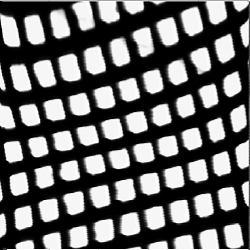
#> input picture Image Processing/Good for Import/Init_250.bmp, 250 x 250 px
$ python 'Image Process White.py'
#> lines starting #> are read from the running program, lines starting #| are printed output that depends on the picture
# The program will take in a slightly warped grid and output a true grid by remapping every point.
# It will locate every white region and grab the upper-right most point of that region.
# This yields a "grid" of points that is slightly warped.
#
# Simply do an exhaustive search of all the lowest potential grids to find the ideal
#
# This whole transform generates an LUT of each region's centroid, and
# linear interpolation is used to transform the image for all future samples.

# Note: doesn't work on MacOS for some reason, only Windows. Have not tested on Linux.

import numpy as np
import scipy.interpolate as inter
from scipy import ndimage as ndi
import skimage as ski
import skimage.morphology as morph
import matplotlib.pyplot as plt

squarewidth = 20
squaredist = 5
img_size = 250


# rotated, streched, offset grid parameters (close to ideal): (35, 26, 10, 15, 15, 0)

class RegionFinder:
    def __init__(self):
        fig, self.axes = plt.subplots(1, 3)
        self.init = ski.io.imread('Init_250.bmp', as_gray=True)
#> self.init is the input picture: shape (250, 250) float64; min 0, max 1, mean 0.413
        self.actinit = self.init

        self.axes[0].imshow(self.init, cmap=plt.cm.gray, interpolation='nearest')

        self.warpcenters = self.findWarpedCenters()
        xs = [x[1] for x in self.warpcenters]
        ys = [x[0] for x in self.warpcenters]
        self.axes[0].scatter(xs, ys, s=10)
        self.axes[2].scatter(xs, ys, s=10)

        # self.ideal = self.findGrid()
        self.ideal = self.getIdealGrid(35, 26, 10, 15, 15, 0)
        print(self.testGridLoss(35, 26, 10, 15, 15, 0))
        xss = [x[1] for x in self.ideal]
        yss = [x[0] for x in self.ideal]
        self.axes[0].scatter(xss, yss, s=10)

        # the axes get flipped because of weird coordinate shenanigans
        self.luty, self.lutx = self.generateMapping(self.warpcenters, self.ideal)
        self.init = self.convertPicture()
        # self.axes[1].imshow(ski.io.imread('whitesq.jpg', as_gray=True), cmap=plt.cm.gray)
        self.axes[1].imshow(self.init, cmap=plt.cm.gray)

        xsss = []
        ysss = []
        newb = []
        for i in range(len(xs)):
            xsss.append(int(xs[i] + self.lutx(xs[i], ys[i])))
            ysss.append(int(ys[i] + self.luty(xs[i], ys[i])))
            newb.append(int(self.actinit[int(xs[i]), int(ys[i])]))

        self.axes[1].scatter(xsss, ysss, s=10)

        fig, final = plt.subplots(1, 1)

        final.imshow(self.init, cmap=plt.cm.gray)

        plt.show()

    def findWarpedCenters(self):
        init = self.init
        elevation_map = ski.filters.sobel(init)
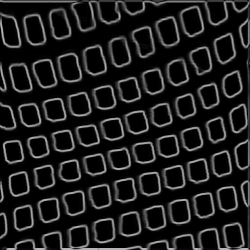
#> elevation_map: shape (250, 250) float64; min 0, max 0.727, mean 0.117
        markers = np.zeros_like(init)
        markers[init < 0.1] = 1
        markers[init > 0.9] = 2
#> (the run stopped early here; a loop or call above may not have finished)
